Frame 1 (no input): blank canvas, image omitted
Frame 60 (no input): blank canvas, image omitted
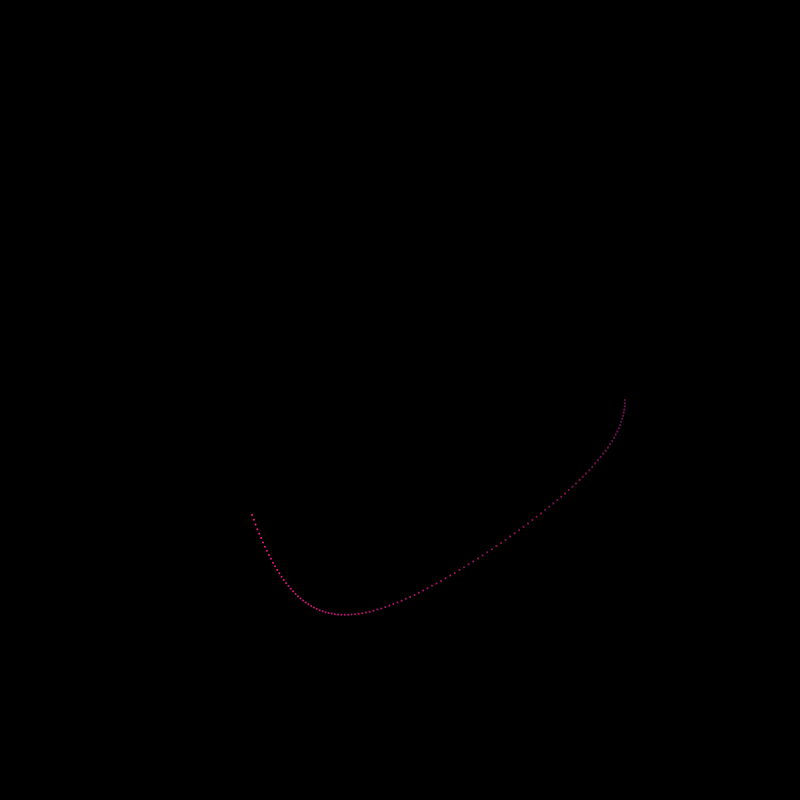
Frame 120 (the mouse pressed at the canvas centre since frame 60)

The p5.js sketch whose frames 1 and 60 were blank and that drew this single picture after the mouse press (run headless with seeded random() and noise() and a simulated clock; from frame 60 on, the mouse is pressed at the canvas centre):

// p5.js sketch
// ── sketch.js
let globalCircleAngle = 0;	// initialize angle variable
let globalCircleRadius = 50;  // set the radius of circle
let globalCircleStartX = 100;	// set the x-coordinate for the circle center
let globalCircleStartY = 100;	// set the y-coordinate for the circle center
let globalCircleAngleStep = 0;

let subCircleAngle = 360;	// initialize angle variable
let subCircleRadius = 50;  // set the radius of circle
let subCircleStartX = 100;	// set the x-coordinate for the circle center
let subCircleStartY = 100;	// set the y-coordinate for the circle center
let subCircleAngleStep = 0;

let startPoint;
let sliderGlobal
let sliderSub

let myPicker;

function setup() {
  createCanvas(800, 800);

  background(0);
  angleMode(DEGREES);	// change the angle mode from radians to degrees

  globalCircleRadius = width / 4;

  // set circle center to canvas center
  globalCircleStartX = width / 2;
  globalCircleStartY = height / 2;

  startPoint = createVector(0, 0);

  myPicker = createColorPicker('deeppink');
  myPicker.position(width - 100, height);

  sliderGlobal = createSlider(0, 255, 122);
  sliderGlobal.position(0, height);
  globalCircleAngleStep = map(sliderGlobal.value(), 0, 255, 0.1, 2.5);

  sliderSub = createSlider(0, 255, 122);
  sliderSub.position(width / 4, height);
  subCircleAngleStep = map(sliderSub.value(), 0, 255, 1, 5);
}

function draw() {

  background(0, 2);

  let g = map(sliderGlobal.value(), 0, 255, 0.1, 2.5);
  if (globalCircleAngleStep != g) {
    background(0);
    loop();
  }
  globalCircleAngleStep = g;

  let gSub = map(sliderSub.value(), 0, 255, 0.9, 4.9);
  if (subCircleAngleStep != gSub) {
    background(0);
    loop();
  }
  subCircleAngleStep = gSub;

  let x = globalCircleStartX + globalCircleRadius * cos(globalCircleAngle);
  let y = globalCircleStartY + globalCircleRadius * sin(globalCircleAngle);

  // stroke(5);
  // color(0);
  // noFill();
  // ellipse(x, y, subCircleRadius);
  
  globalCircleAngle += globalCircleAngleStep;	// increment angle for the next frame

  let subX = x + subCircleRadius / 2 * cos(subCircleAngle);
  let subY = y + subCircleRadius / 2 * sin(subCircleAngle);

  if (startPoint.x == round(subX) && startPoint.y == round(subY)) {
    // set startpoint 
    noLoop();

    console.log('stop drawing')
  }

  let c = myPicker.color();

  noStroke();
  fill(c)
  ellipse(subX, subY, 2);
  
  if (startPoint.x == 0 && startPoint.y == 0) {
    // set startpoint 
    startPoint = createVector(subX, subY);

    console.log('set startpoint', startPoint)
  }

  subCircleAngle -= subCircleAngleStep;	// increment angle for the next frame

}
